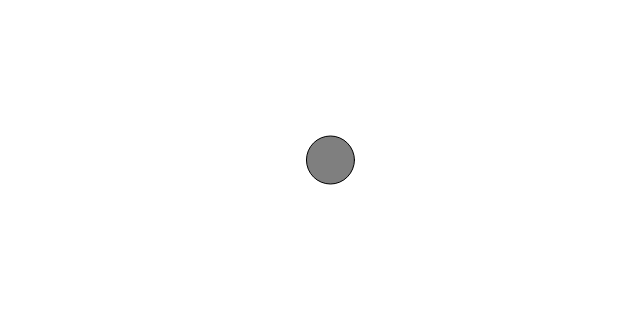
Frame 1 (no input)
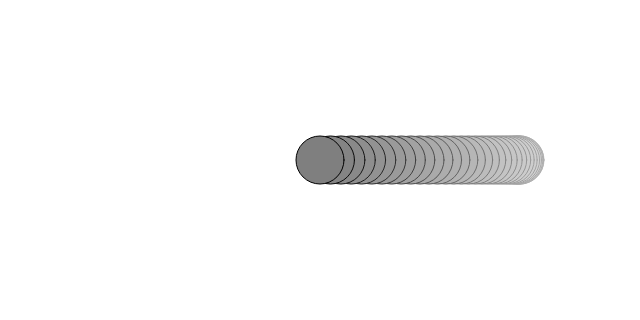
Frame 60 (no input)
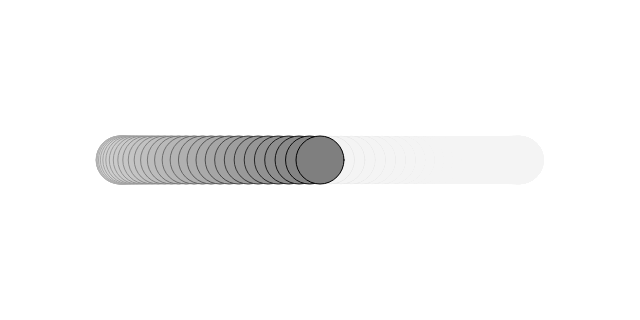
Frame 120 (the mouse pressed at the canvas centre since frame 60)

The p5.js sketch that drew these frames (run headless with seeded random() and noise() and a simulated clock; from frame 60 on, the mouse is pressed at the canvas centre):

// p5.js sketch
// ── sketch.js
function setup() {
    createCanvas(640, 320);
}

function draw() {
    background(255, 10);

    let period = 120;
    let amplitude = 200;
    let x = amplitude * sin(
        TWO_PI * frameCount / period
    );
    stroke(0);
    fill(127);
    translate(width / 2, height / 2);
    line(0, 0, x, 0);
    circle(x, 0, 48);
}
